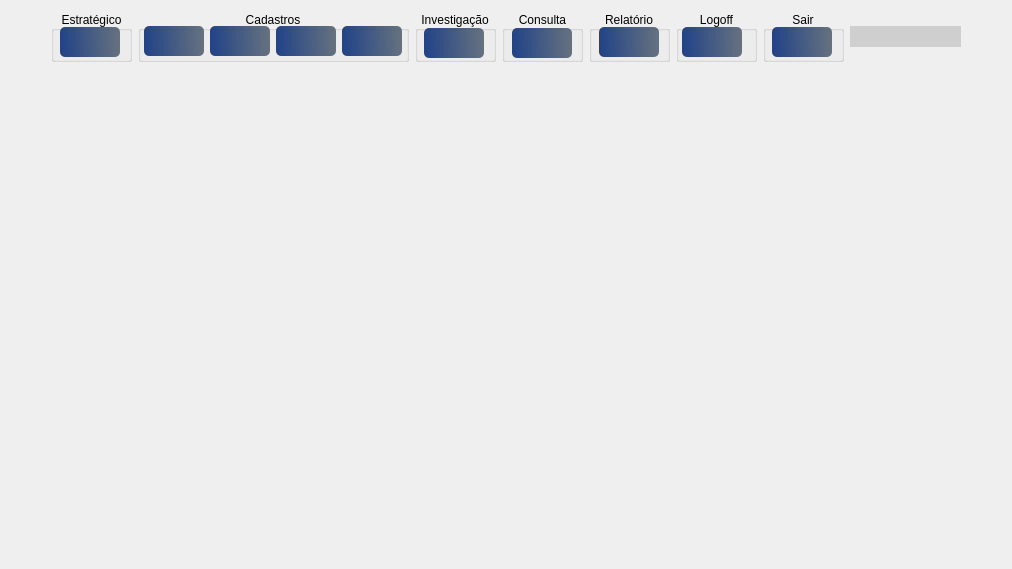
     <widget class="QWidget" name="page_6">
      <layout class="QGridLayout" name="gridLayout_11">
       <item row="0" column="0">
        <layout class="QVBoxLayout" name="verticalLayout_7">
         <item>
          <layout class="QHBoxLayout" name="horizontalLayout_12">
           <item>
            <spacer name="horizontalSpacer_20">
             <property name="orientation">
              <enum>Qt::Horizontal</enum>
             </property>
             <property name="sizeHint" stdset="0">
              <size>
               <width>40</width>
               <height>20</height>
              </size>
             </property>
            </spacer>
           </item>
           <item>
            <layout class="QHBoxLayout" name="horizontalLayout_7">
             <item>
              <widget class="QGroupBox" name="groupBox_5">
               <property name="minimumSize">
                <size>
                 <width>81</width>
                 <height>51</height>
                </size>
               </property>
               <property name="maximumSize">
                <size>
                 <width>81</width>
                 <height>51</height>
                </size>
               </property>
               <property name="title">
                <string>Estratégico</string>
               </property>
               <property name="alignment">
                <set>Qt::AlignCenter</set>
               </property>
               <widget class="QPushButton" name="btn_dashboard">
                <property name="geometry">
                 <rect>
                  <x>9</x>
                  <y>16</y>
                  <width>60</width>
                  <height>30</height>
                 </rect>
                </property>
                <property name="minimumSize">
                 <size>
                  <width>60</width>
                  <height>30</height>
                 </size>
                </property>
                <property name="maximumSize">
                 <size>
                  <width>60</width>
                  <height>30</height>
                 </size>
                </property>
                <property name="font">
                 <font>
                  <family>Reem Kufi</family>
                  <bold>false</bold>
                 </font>
                </property>
                <property name="toolTip">
                 <string>&lt;html&gt;&lt;head/&gt;&lt;body&gt;&lt;p align=&quot;center&quot;&gt;&lt;span style=&quot; font-size:7pt;&quot;&gt;GERENCIAMENTO DE INFORMAÇÕES&lt;/span&gt;&lt;/p&gt;&lt;/body&gt;&lt;/html&gt;</string>
                </property>
                <property name="statusTip">
                 <string/>
                </property>
                <property name="styleSheet">
                 <string notr="true">QPushButton#btn_dashboard{
	background-color: qlineargradient(spread:pad, x1:0, y1:0.505682, x2:1, y2:0.477, stop:0 rgba(0, 39,119, 219), stop:1 rgba(85, 98, 112, 226));
	color:rgba(255, 255, 255, 210);
	border-radius: 5px;
}
QPushButton#btn_dashboard:hover{
	background-color: qlineargradient(spread:pad, x1:0, y1:0.505682,x2:1,y2:0.477, stop:0 rgba(150, 123, 111, 219), stop:1 rgba(85, 81, 84, 226));
}
QPushButton#btn_dashboard:pressed{
	padding-left:5px;
	padding -top:5px;
	background-color:rgba(150, 123, 111, 255);
}</string>
                </property>
                <property name="text">
                 <string extracomment="Dashboard"/>
                </property>
                <property name="icon">
                 <iconset resource="../FNEA/image/Icones/Outros.qrc">
                  <normaloff>:/Imagem/dashboard (1).png</normaloff>:/Imagem/dashboard (1).png</iconset>
                </property>
                <property name="iconSize">
                 <size>
                  <width>24</width>
                  <height>24</height>
                 </size>
                </property>
               </widget>
              </widget>
             </item>
             <item>
              <widget class="QGroupBox" name="groupBox_6">
               <property name="minimumSize">
                <size>
                 <width>271</width>
                 <height>51</height>
                </size>
               </property>
               <property name="maximumSize">
                <size>
                 <width>271</width>
                 <height>51</height>
                </size>
               </property>
               <property name="title">
                <string>Cadastros</string>
               </property>
               <property name="alignment">
                <set>Qt::AlignCenter</set>
               </property>
               <widget class="QWidget" name="layoutWidget_3">
                <property name="geometry">
                 <rect>
                  <x>6</x>
                  <y>14</y>
                  <width>260</width>
                  <height>32</height>
                 </rect>
                </property>
                <layout class="QHBoxLayout" name="horizontalLayout_27">
                 <item>
                  <widget class="QPushButton" name="btn_notifica">
                   <property name="minimumSize">
                    <size>
                     <width>60</width>
                     <height>30</height>
                    </size>
                   </property>
                   <property name="maximumSize">
                    <size>
                     <width>60</width>
                     <height>30</height>
                    </size>
                   </property>
                   <property name="font">
                    <font>
                     <family>Reem Kufi</family>
                     <pointsize>8</pointsize>
                     <bold>false</bold>
                    </font>
                   </property>
                   <property name="toolTip">
                    <string>&lt;html&gt;&lt;head/&gt;&lt;body&gt;&lt;p align=&quot;center&quot;&gt;&lt;span style=&quot; font-size:7pt;&quot;&gt;FORMULÁRIO DE NOTIFICAÇÃO&lt;/span&gt;&lt;/p&gt;&lt;/body&gt;&lt;/html&gt;</string>
                   </property>
                   <property name="styleSheet">
                    <string notr="true">QPushButton#btn_notifica{
	background-color: qlineargradient(spread:pad, x1:0, y1:0.505682, x2:1, y2:0.477, stop:0 rgba(0, 39,119, 219), stop:1 rgba(85, 98, 112, 226));
	color:rgba(255, 255, 255, 210);
	border-radius: 5px;
}
QPushButton#btn_notifica:hover{
	background-color: qlineargradient(spread:pad, x1:0, y1:0.505682,x2:1,y2:0.477, stop:0 rgba(150, 123, 111, 219), stop:1 rgba(85, 81, 84, 226));
}
QPushButton#btn_notifica:pressed{
	padding-left:5px;
	padding -top:5px;
	background-color:rgba(150, 123, 111, 255);
}</string>
                   </property>
                   <property name="text">
                    <string/>
                   </property>
                   <property name="icon">
                    <iconset resource="../FNEA/image/Icones/Outros.qrc">
                     <normaloff>:/Imagem/prancheta.png</normaloff>:/Imagem/prancheta.png</iconset>
                   </property>
                   <property name="iconSize">
                    <size>
                     <width>24</width>
                     <height>24</height>
                    </size>
                   </property>
                  </widget>
                 </item>
                 <item>
                  <widget class="QPushButton" name="btn_usuarios">
                   <property name="minimumSize">
                    <size>
                     <width>60</width>
                     <height>30</height>
                    </size>
                   </property>
                   <property name="maximumSize">
                    <size>
                     <width>60</width>
                     <height>30</height>
                    </size>
                   </property>
                   <property name="font">
                    <font>
                     <family>Reem Kufi</family>
                     <pointsize>8</pointsize>
                     <bold>false</bold>
                    </font>
                   </property>
                   <property name="styleSheet">
                    <string notr="true">QPushButton#btn_usuarios{
	background-color: qlineargradient(spread:pad, x1:0, y1:0.505682, x2:1, y2:0.477, stop:0 rgba(0, 39,119, 219), stop:1 rgba(85, 98, 112, 226));
	color:rgba(255, 255, 255, 210);
	border-radius: 5px;
}
QPushButton#btn_usuarios:hover{
	background-color: qlineargradient(spread:pad, x1:0, y1:0.505682,x2:1,y2:0.477, stop:0 rgba(150, 123, 111, 219), stop:1 rgba(85, 81, 84, 226));
}
QPushButton#btn_usuarios:pressed{
	padding-left:5px;
	padding -top:5px;
	background-color:rgba(150, 123, 111, 255);
}</string>
                   </property>
                   <property name="text">
                    <string/>
                   </property>
                   <property name="icon">
                    <iconset resource="../FNEA/image/Icones/Outros.qrc">
                     <normaloff>:/Imagem/password.png</normaloff>:/Imagem/password.png</iconset>
                   </property>
                   <property name="iconSize">
                    <size>
                     <width>24</width>
                     <height>24</height>
                    </size>
                   </property>
                  </widget>
                 </item>
                 <item>
                  <widget class="QPushButton" name="btn_setor">
                   <property name="minimumSize">
                    <size>
                     <width>60</width>
                     <height>30</height>
                    </size>
                   </property>
                   <property name="maximumSize">
                    <size>
                     <width>60</width>
                     <height>30</height>
                    </size>
                   </property>
                   <property name="font">
                    <font>
                     <family>Reem Kufi</family>
                     <pointsize>8</pointsize>
                     <bold>false</bold>
                    </font>
                   </property>
                   <property name="styleSheet">
                    <string notr="true">QPushButton#btn_setor{
	background-color: qlineargradient(spread:pad, x1:0, y1:0.505682, x2:1, y2:0.477, stop:0 rgba(0, 39,119, 219), stop:1 rgba(85, 98, 112, 226));
	color:rgba(255, 255, 255, 210);
	border-radius: 5px;
}
QPushButton#btn_setor:hover{
	background-color: qlineargradient(spread:pad, x1:0, y1:0.505682,x2:1,y2:0.477, stop:0 rgba(150, 123, 111, 219), stop:1 rgba(85, 81, 84, 226));
}
QPushButton#btn_setor:pressed{
	padding-left:5px;
	padding -top:5px;
	background-color:rgba(150, 123, 111, 255);
}</string>
                   </property>
                   <property name="text">
                    <string/>
                   </property>
                   <property name="icon">
                    <iconset resource="../FNEA/image/Icones/Outros.qrc">
                     <normaloff>:/Imagem/grafico-de-setores.png</normaloff>:/Imagem/grafico-de-setores.png</iconset>
                   </property>
                   <property name="iconSize">
                    <size>
                     <width>24</width>
                     <height>24</height>
                    </size>
                   </property>
                  </widget>
                 </item>
                 <item>
                  <widget class="QPushButton" name="btn_email">
                   <property name="minimumSize">
                    <size>
                     <width>60</width>
                     <height>30</height>
                    </size>
                   </property>
                   <property name="maximumSize">
                    <size>
                     <width>60</width>
                     <height>30</height>
                    </size>
                   </property>
                   <property name="font">
                    <font>
                     <family>Reem Kufi</family>
                     <pointsize>8</pointsize>
                     <bold>false</bold>
                    </font>
                   </property>
                   <property name="styleSheet">
                    <string notr="true">QPushButton#btn_email{
	background-color: qlineargradient(spread:pad, x1:0, y1:0.505682, x2:1, y2:0.477, stop:0 rgba(0, 39,119, 219), stop:1 rgba(85, 98, 112, 226));
	color:rgba(255, 255, 255, 210);
	border-radius: 5px;
}
QPushButton#btn_email:hover{
	background-color: qlineargradient(spread:pad, x1:0, y1:0.505682,x2:1,y2:0.477, stop:0 rgba(150, 123, 111, 219), stop:1 rgba(85, 81, 84, 226));
}
QPushButton#btn_email:pressed{
	padding-left:5px;
	padding -top:5px;
	background-color:rgba(150, 123, 111, 255);
}</string>
                   </property>
                   <property name="text">
                    <string/>
                   </property>
                   <property name="icon">
                    <iconset resource="../FNEA/image/Icones/Outros.qrc">
                     <normaloff>:/Imagem/marketing-de-email (1).png</normaloff>:/Imagem/marketing-de-email (1).png</iconset>
                   </property>
                   <property name="iconSize">
                    <size>
                     <width>24</width>
                     <height>24</height>
                    </size>
                   </property>
                  </widget>
                 </item>
                </layout>
               </widget>
              </widget>
             </item>
             <item>
              <widget class="QGroupBox" name="groupBox_7">
               <property name="minimumSize">
                <size>
                 <width>81</width>
                 <height>51</height>
                </size>
               </property>
               <property name="maximumSize">
                <size>
                 <width>81</width>
                 <height>51</height>
                </size>
               </property>
               <property name="title">
                <string>Investigação</string>
               </property>
               <property name="alignment">
                <set>Qt::AlignCenter</set>
               </property>
               <widget class="QPushButton" name="btn_investigar">
                <property name="enabled">
                 <bool>true</bool>
                </property>
                <property name="geometry">
                 <rect>
                  <x>9</x>
                  <y>17</y>
                  <width>60</width>
                  <height>30</height>
                 </rect>
                </property>
                <property name="minimumSize">
                 <size>
                  <width>60</width>
                  <height>30</height>
                 </size>
                </property>
                <property name="maximumSize">
                 <size>
                  <width>60</width>
                  <height>30</height>
                 </size>
                </property>
                <property name="font">
                 <font>
                  <family>Reem Kufi</family>
                  <pointsize>8</pointsize>
                  <bold>false</bold>
                 </font>
                </property>
                <property name="toolTip">
                 <string>&lt;html&gt;&lt;head/&gt;&lt;body&gt;&lt;p align=&quot;center&quot;&gt;&lt;span style=&quot; font-size:7pt;&quot;&gt;FORMULÁRIO DE INVESTIGAÇÃO&lt;/span&gt;&lt;/p&gt;&lt;/body&gt;&lt;/html&gt;</string>
                </property>
                <property name="styleSheet">
                 <string notr="true">QPushButton#btn_investigar{
	background-color: qlineargradient(spread:pad, x1:0, y1:0.505682, x2:1, y2:0.477, stop:0 rgba(0, 39,119, 219), stop:1 rgba(85, 98, 112, 226));
	color:rgba(255, 255, 255, 210);
	border-radius: 5px;
}
QPushButton#btn_investigar:hover{
	background-color: qlineargradient(spread:pad, x1:0, y1:0.505682,x2:1,y2:0.477, stop:0 rgba(150, 123, 111, 219), stop:1 rgba(85, 81, 84, 226));
}
QPushButton#btn_investigar:pressed{
	padding-left:5px;
	padding -top:5px;
	background-color:rgba(150, 123, 111, 255);
}</string>
                </property>
                <property name="text">
                 <string/>
                </property>
                <property name="icon">
                 <iconset resource="../FNEA/image/Icones/Outros.qrc">
                  <normaloff>:/Imagem/investigacao.png</normaloff>:/Imagem/investigacao.png</iconset>
                </property>
                <property name="iconSize">
                 <size>
                  <width>24</width>
                  <height>24</height>
                 </size>
                </property>
                <property name="default">
                 <bool>false</bool>
                </property>
               </widget>
              </widget>
             </item>
             <item>
              <widget class="QGroupBox" name="groupBox_8">
               <property name="minimumSize">
                <size>
                 <width>81</width>
                 <height>51</height>
                </size>
               </property>
               <property name="maximumSize">
                <size>
                 <width>81</width>
                 <height>51</height>
                </size>
               </property>
               <property name="title">
                <string>Consulta</string>
               </property>
               <property name="alignment">
                <set>Qt::AlignCenter</set>
               </property>
               <widget class="QPushButton" name="btn_consultar">
                <property name="geometry">
                 <rect>
                  <x>10</x>
                  <y>17</y>
                  <width>60</width>
                  <height>30</height>
                 </rect>
                </property>
                <property name="minimumSize">
                 <size>
                  <width>60</width>
                  <height>30</height>
                 </size>
                </property>
                <property name="maximumSize">
                 <size>
                  <width>60</width>
                  <height>30</height>
                 </size>
                </property>
                <property name="font">
                 <font>
                  <family>Reem Kufi</family>
                  <pointsize>8</pointsize>
                  <bold>false</bold>
                 </font>
                </property>
                <property name="toolTip">
                 <string>&lt;html&gt;&lt;head/&gt;&lt;body&gt;&lt;p align=&quot;center&quot;&gt;&lt;span style=&quot; font-size:7pt;&quot;&gt;CONSULTA DE NOTIFICAÇÃO&lt;/span&gt;&lt;/p&gt;&lt;/body&gt;&lt;/html&gt;</string>
                </property>
                <property name="styleSheet">
                 <string notr="true">QPushButton#btn_consultar{
	background-color: qlineargradient(spread:pad, x1:0, y1:0.505682, x2:1, y2:0.477, stop:0 rgba(0, 39,119, 219), stop:1 rgba(85, 98, 112, 226));
	color:rgba(255, 255, 255, 210);
	border-radius: 5px;
}
QPushButton#btn_consultar:hover{
	background-color: qlineargradient(spread:pad, x1:0, y1:0.505682,x2:1,y2:0.477, stop:0 rgba(150, 123, 111, 219), stop:1 rgba(85, 81, 84, 226));
}
QPushButton#btn_consultar:pressed{
	padding-left:5px;
	padding -top:5px;
	background-color:rgba(150, 123, 111, 255);
}</string>
                </property>
                <property name="text">
                 <string/>
                </property>
                <property name="icon">
                 <iconset resource="../FNEA/image/Icones/Outros.qrc">
                  <normaloff>:/Imagem/pesquisa-de-dados (1).png</normaloff>:/Imagem/pesquisa-de-dados (1).png</iconset>
                </property>
                <property name="iconSize">
                 <size>
                  <width>24</width>
                  <height>24</height>
                 </size>
                </property>
               </widget>
              </widget>
             </item>
             <item>
              <widget class="QGroupBox" name="groupBox_9">
               <property name="minimumSize">
                <size>
                 <width>81</width>
                 <height>51</height>
                </size>
               </property>
               <property name="maximumSize">
                <size>
                 <width>81</width>
                 <height>51</height>
                </size>
               </property>
               <property name="title">
                <string>Relatório</string>
               </property>
               <property name="alignment">
                <set>Qt::AlignCenter</set>
               </property>
               <widget class="QPushButton" name="btn_relatorio_2">
                <property name="enabled">
                 <bool>true</bool>
                </property>
                <property name="geometry">
                 <rect>
                  <x>10</x>
                  <y>16</y>
                  <width>60</width>
                  <height>30</height>
                 </rect>
                </property>
                <property name="minimumSize">
                 <size>
                  <width>60</width>
                  <height>30</height>
                 </size>
                </property>
                <property name="maximumSize">
                 <size>
                  <width>60</width>
                  <height>30</height>
                 </size>
                </property>
                <property name="font">
                 <font>
                  <family>Reem Kufi</family>
                  <pointsize>8</pointsize>
                  <bold>false</bold>
                 </font>
                </property>
                <property name="styleSheet">
                 <string notr="true">QPushButton#btn_relatorio_2{
	background-color: qlineargradient(spread:pad, x1:0, y1:0.505682, x2:1, y2:0.477, stop:0 rgba(0, 39,119, 219), stop:1 rgba(85, 98, 112, 226));
	color:rgba(255, 255, 255, 210);
	border-radius: 5px;
}
QPushButton#btn_relatorio_2:hover{
	background-color: qlineargradient(spread:pad, x1:0, y1:0.505682,x2:1,y2:0.477, stop:0 rgba(150, 123, 111, 219), stop:1 rgba(85, 81, 84, 226));
}
QPushButton#btn_relatorio_2:pressed{
	padding-left:5px;
	padding -top:5px;
	background-color:rgba(150, 123, 111, 255);
}</string>
                </property>
                <property name="text">
                 <string/>
                </property>
                <property name="icon">
                 <iconset resource="../FNEA/image/Icones/Outros.qrc">
                  <normaloff>:/Imagem/relatorio-de-negocios.png</normaloff>:/Imagem/relatorio-de-negocios.png</iconset>
                </property>
                <property name="iconSize">
                 <size>
                  <width>24</width>
                  <height>24</height>
                 </size>
                </property>
               </widget>
              </widget>
             </item>
             <item>
              <layout class="QHBoxLayout" name="horizontalLayout_32">
               <item>
                <widget class="QGroupBox" name="groupBox_10">
                 <property name="minimumSize">
                  <size>
                   <width>81</width>
                   <height>51</height>
                  </size>
                 </property>
                 <property name="maximumSize">
                  <size>
                   <width>81</width>
                   <height>51</height>
                  </size>
                 </property>
                 <property name="title">
                  <string>Logoff</string>
                 </property>
                 <property name="alignment">
                  <set>Qt::AlignCenter</set>
                 </property>
                 <widget class="QPushButton" name="btn_logoff">
                  <property name="geometry">
                   <rect>
                    <x>6</x>
                    <y>16</y>
                    <width>60</width>
                    <height>30</height>
                   </rect>
                  </property>
                  <property name="minimumSize">
                   <size>
                    <width>60</width>
                    <height>30</height>
                   </size>
                  </property>
                  <property name="maximumSize">
                   <size>
                    <width>60</width>
                    <height>30</height>
                   </size>
                  </property>
                  <property name="font">
                   <font>
                    <family>Reem Kufi</family>
                    <pointsize>8</pointsize>
                    <bold>false</bold>
                   </font>
                  </property>
                  <property name="styleSheet">
                   <string notr="true">QPushButton#btn_logoff{
	background-color: qlineargradient(spread:pad, x1:0, y1:0.505682, x2:1, y2:0.477, stop:0 rgba(0, 39,119, 219), stop:1 rgba(85, 98, 112, 226));
	color:rgba(255, 255, 255, 210);
	border-radius: 5px;
}
QPushButton#btn_logoff:hover{
	background-color: qlineargradient(spread:pad, x1:0, y1:0.505682,x2:1,y2:0.477, stop:0 rgba(150, 123, 111, 219), stop:1 rgba(85, 81, 84, 226));
}
QPushButton#btn_logoff:pressed{
	padding-left:5px;
	padding -top:5px;
	background-color:rgba(150, 123, 111, 255);
}</string>
                  </property>
                  <property name="text">
                   <string/>
                  </property>
                  <property name="icon">
                   <iconset resource="../FNEA/image/Icones/Outros.qrc">
                    <normaloff>:/Imagem/check-out.png</normaloff>:/Imagem/check-out.png</iconset>
                  </property>
                  <property name="iconSize">
                   <size>
                    <width>24</width>
                    <height>24</height>
                   </size>
                  </property>
                 </widget>
                </widget>
               </item>
               <item>
                <widget class="QGroupBox" name="groupBox_11">
                 <property name="minimumSize">
                  <size>
                   <width>81</width>
                   <height>51</height>
                  </size>
                 </property>
                 <property name="maximumSize">
                  <size>
                   <width>81</width>
                   <height>51</height>
                  </size>
                 </property>
                 <property name="title">
                  <string>Sair</string>
                 </property>
                 <property name="alignment">
                  <set>Qt::AlignCenter</set>
                 </property>
                 <widget class="QPushButton" name="btn_sairApp">
                  <property name="geometry">
                   <rect>
                    <x>9</x>
                    <y>16</y>
                    <width>60</width>
                    <height>30</height>
                   </rect>
                  </property>
                  <property name="minimumSize">
                   <size>
                    <width>60</width>
                    <height>30</height>
                   </size>
                  </property>
                  <property name="maximumSize">
                   <size>
                    <width>60</width>
                    <height>30</height>
                   </size>
                  </property>
                  <property name="font">
                   <font>
                    <family>Reem Kufi</family>
                    <pointsize>8</pointsize>
                    <bold>false</bold>
                   </font>
                  </property>
                  <property name="styleSheet">
                   <string notr="true">QPushButton#btn_sairApp{
	background-color: qlineargradient(spread:pad, x1:0, y1:0.505682, x2:1, y2:0.477, stop:0 rgba(0, 39,119, 219), stop:1 rgba(85, 98, 112, 226));
	color:rgba(255, 255, 255, 210);
	border-radius: 5px;
}
QPushButton#btn_sairApp:hover{
	background-color: qlineargradient(spread:pad, x1:0, y1:0.505682,x2:1,y2:0.477, stop:0 rgba(150, 123, 111, 219), stop:1 rgba(85, 81, 84, 226));
}
QPushButton#btn_sairApp:pressed{
	padding-left:5px;
	padding -top:5px;
	background-color:rgba(150, 123, 111, 255);
}</string>
                  </property>
                  <property name="text">
                   <string/>
                  </property>
                  <property name="icon">
                   <iconset resource="../FNEA/image/Icones/Outros.qrc">
                    <normaloff>:/Imagem/remover (1).png</normaloff>:/Imagem/remover (1).png</iconset>
                  </property>
                  <property name="iconSize">
                   <size>
                    <width>24</width>
                    <height>24</height>
                   </size>
                  </property>
                 </widget>
                </widget>
               </item>
              </layout>
             </item>
            </layout>
           </item>
           <item>
            <widget class="QLabel" name="logado">
             <property name="minimumSize">
              <size>
               <width>111</width>
               <height>21</height>
              </size>
             </property>
             <property name="maximumSize">
              <size>
               <width>16777215</width>
               <height>21</height>
              </size>
             </property>
             <property name="styleSheet">
              <string notr="true">background-color: rgb(207, 207, 207);</string>
             </property>
             <property name="text">
              <string/>
             </property>
             <property name="alignment">
              <set>Qt::AlignCenter</set>
             </property>
            </widget>
           </item>
           <item>
            <spacer name="horizontalSpacer_14">
             <property name="orientation">
              <enum>Qt::Horizontal</enum>
             </property>
             <property name="sizeHint" stdset="0">
              <size>
               <width>40</width>
               <height>20</height>
              </size>
             </property>
            </spacer>
           </item>
          </layout>
         </item>
         <item>
          <layout class="QHBoxLayout" name="horizontalLayout_6">
           <item>
            <spacer name="horizontalSpacer_17">
             <property name="orientation">
              <enum>Qt::Horizontal</enum>
             </property>
             <property name="sizeHint" stdset="0">
              <size>
               <width>40</width>
               <height>20</height>
              </size>
             </property>
            </spacer>
           </item>
           <item>
            <widget class="QLabel" name="label_2">
             <property name="minimumSize">
              <size>
               <width>780</width>
               <height>490</height>
              </size>
             </property>
             <property name="styleSheet">
              <string notr="true">image: url(:/Imagem/FNEA.jpg);</string>
             </property>
             <property name="text">
              <string/>
             </property>
            </widget>
           </item>
           <item>
            <spacer name="horizontalSpacer_18">
             <property name="orientation">
              <enum>Qt::Horizontal</enum>
             </property>
             <property name="sizeHint" stdset="0">
              <size>
               <width>40</width>
               <height>20</height>
              </size>
             </property>
            </spacer>
           </item>
          </layout>
         </item>
        </layout>
       </item>
      </layout>
     </widget>
